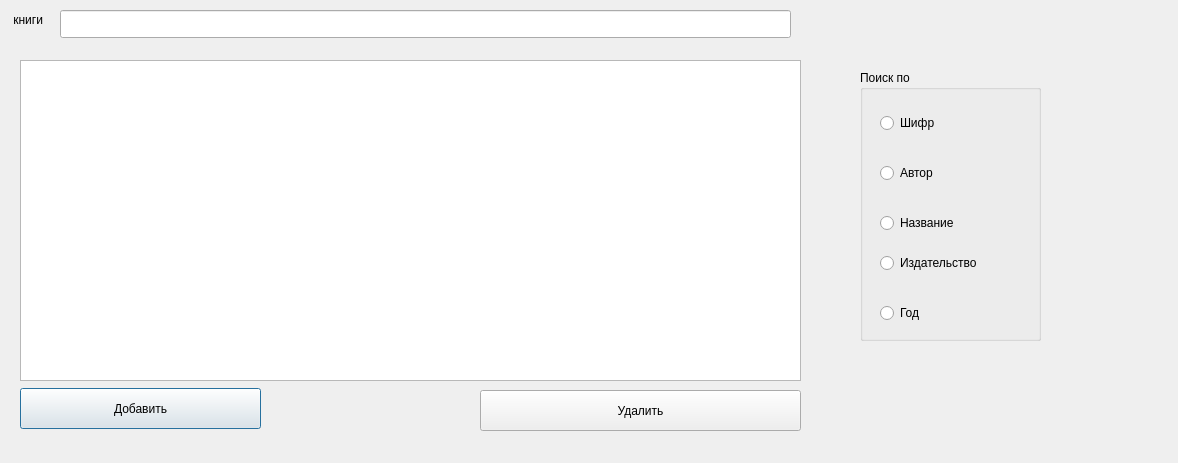
<?xml version="1.0" encoding="UTF-8"?>
<ui version="4.0">
 <class>Books</class>
 <widget class="QDialog" name="Books">
  <property name="geometry">
   <rect>
    <x>0</x>
    <y>0</y>
    <width>1178</width>
    <height>463</height>
   </rect>
  </property>
  <property name="windowTitle">
   <string>Dialog</string>
  </property>
  <widget class="QLabel" name="label">
   <property name="geometry">
    <rect>
     <x>10</x>
     <y>10</y>
     <width>161</width>
     <height>20</height>
    </rect>
   </property>
   <property name="text">
    <string> книги</string>
   </property>
  </widget>
  <widget class="QTableView" name="tableView">
   <property name="geometry">
    <rect>
     <x>20</x>
     <y>60</y>
     <width>781</width>
     <height>321</height>
    </rect>
   </property>
  </widget>
  <widget class="QLineEdit" name="lineEdit">
   <property name="geometry">
    <rect>
     <x>60</x>
     <y>10</y>
     <width>731</width>
     <height>28</height>
    </rect>
   </property>
  </widget>
  <widget class="QPushButton" name="pushButton">
   <property name="geometry">
    <rect>
     <x>20</x>
     <y>388</y>
     <width>241</width>
     <height>41</height>
    </rect>
   </property>
   <property name="text">
    <string>Добавить</string>
   </property>
  </widget>
  <widget class="QPushButton" name="pushButton_2">
   <property name="geometry">
    <rect>
     <x>480</x>
     <y>390</y>
     <width>321</width>
     <height>41</height>
    </rect>
   </property>
   <property name="text">
    <string>Удалить</string>
   </property>
  </widget>
  <widget class="QGroupBox" name="groupBox">
   <property name="geometry">
    <rect>
     <x>860</x>
     <y>70</y>
     <width>181</width>
     <height>271</height>
    </rect>
   </property>
   <property name="title">
    <string>Поиск по</string>
   </property>
   <widget class="QRadioButton" name="radioButton">
    <property name="geometry">
     <rect>
      <x>20</x>
      <y>40</y>
      <width>112</width>
      <height>26</height>
     </rect>
    </property>
    <property name="text">
     <string>Шифр</string>
    </property>
   </widget>
   <widget class="QRadioButton" name="radioButton_2">
    <property name="geometry">
     <rect>
      <x>20</x>
      <y>90</y>
      <width>112</width>
      <height>26</height>
     </rect>
    </property>
    <property name="text">
     <string>Автор</string>
    </property>
   </widget>
   <widget class="QRadioButton" name="radioButton_3">
    <property name="geometry">
     <rect>
      <x>20</x>
      <y>140</y>
      <width>112</width>
      <height>26</height>
     </rect>
    </property>
    <property name="text">
     <string>Название</string>
    </property>
   </widget>
   <widget class="QRadioButton" name="radioButton_4">
    <property name="geometry">
     <rect>
      <x>20</x>
      <y>180</y>
      <width>131</width>
      <height>26</height>
     </rect>
    </property>
    <property name="text">
     <string>Издательство</string>
    </property>
   </widget>
   <widget class="QRadioButton" name="radioButton_5">
    <property name="geometry">
     <rect>
      <x>20</x>
      <y>230</y>
      <width>112</width>
      <height>26</height>
     </rect>
    </property>
    <property name="text">
     <string>Год</string>
    </property>
   </widget>
  </widget>
 </widget>
 <resources/>
 <connections/>
</ui>
